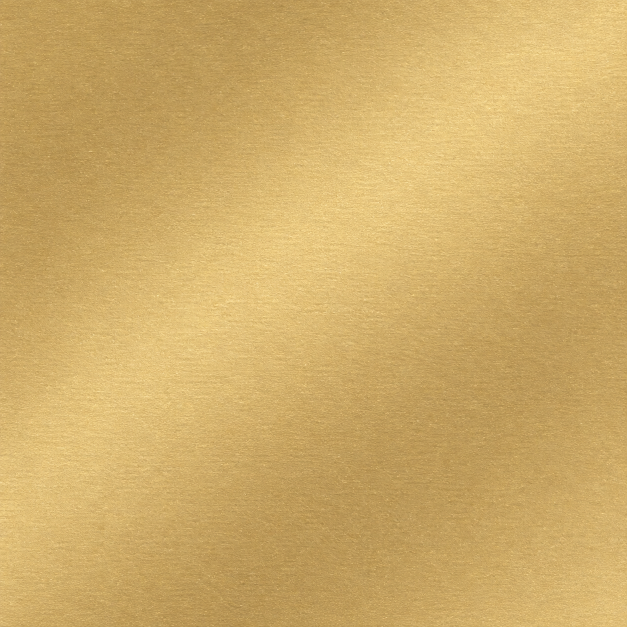
#> input picture plugins/image-studio/skills/image-studio/kit/foil.png, 1254 x 1254 px (shown at 1/2 size)
$ python grid.py foil.png 5
#> lines starting #> are read from the running program, lines starting #| are printed output that depends on the picture
"""Draw a labelled coordinate grid on a photo, to find faces/subjects before placing layers.

Usage:  python grid.py <photo> [x0 y0 x1 y1] [--step 50] [--out grid.png]

Writes a copy of the photo (or of the crop box) with grid lines every --step px and labels every
100 px, in the photo's own pixel coordinates. Read the output image, note the face centre, the
subject's box, sky areas etc., then convert to canvas coordinates with your scale/offset.
Large photos are written at half size (labels still show original coordinates).
"""
import argparse

from PIL import Image, ImageDraw


def grid(photo, box=None, step=50, out="grid.png"):
#> called with photo = 'foil.png', step = 50, out = 'grid.png'
    im = Image.open(photo).convert("RGB")
#> im is the input picture: PIL image 1254x1254 RGB; mean R, G, B 206.7, 172.5, 104.5
    box = box or (0, 0, im.width, im.height)
#> box = (0, 0, 1254, 1254)
    c = im.crop(box)
    d = ImageDraw.Draw(c)
    for x in range((box[0] // step + 1) * step, box[2], step):
        major = x % 100 == 0
        d.line((x - box[0], 0, x - box[0], c.height), fill=(255, 0, 0) if major else (255, 170, 170), width=1)
        if major: d.text((x - box[0] + 3, 3), str(x), fill=(255, 255, 0))
    for y in range((box[1] // step + 1) * step, box[3], step):
        major = y % 100 == 0
        d.line((0, y - box[1], c.width, y - box[1]), fill=(255, 0, 0) if major else (255, 170, 170), width=1)
        if major: d.text((3, y - box[1] + 3), str(y), fill=(255, 255, 0))
    if max(c.size) > 1400:
        c = c.resize((c.width // 2, c.height // 2), Image.LANCZOS)
    c.save(out)
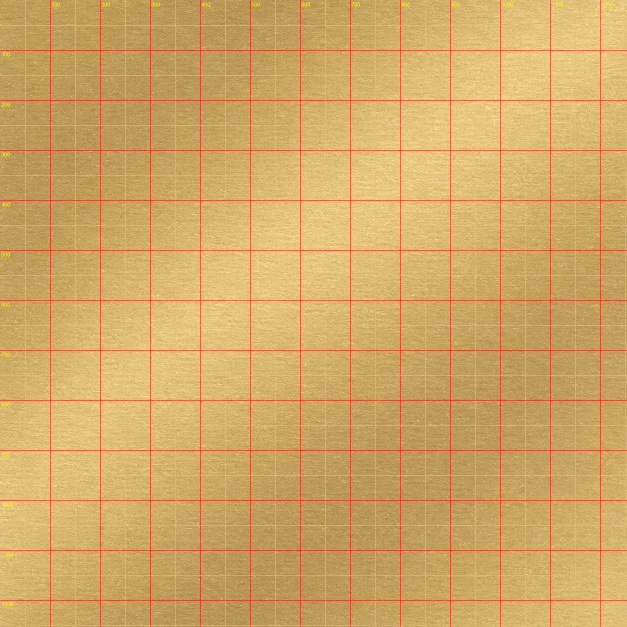
#> saved as grid.png: PIL image 1254x1254 RGB (shown at 1/2 size); mean R, G, B 208.6, 169.3, 103.7
    return out


if __name__ == "__main__":
    ap = argparse.ArgumentParser()
    ap.add_argument("photo")
    ap.add_argument("box", nargs="*", type=int)
    ap.add_argument("--step", type=int, default=50)
    ap.add_argument("--out", default="grid.png")
    a = ap.parse_args()
    print(grid(a.photo, tuple(a.box) if len(a.box) == 4 else None, a.step, a.out))
